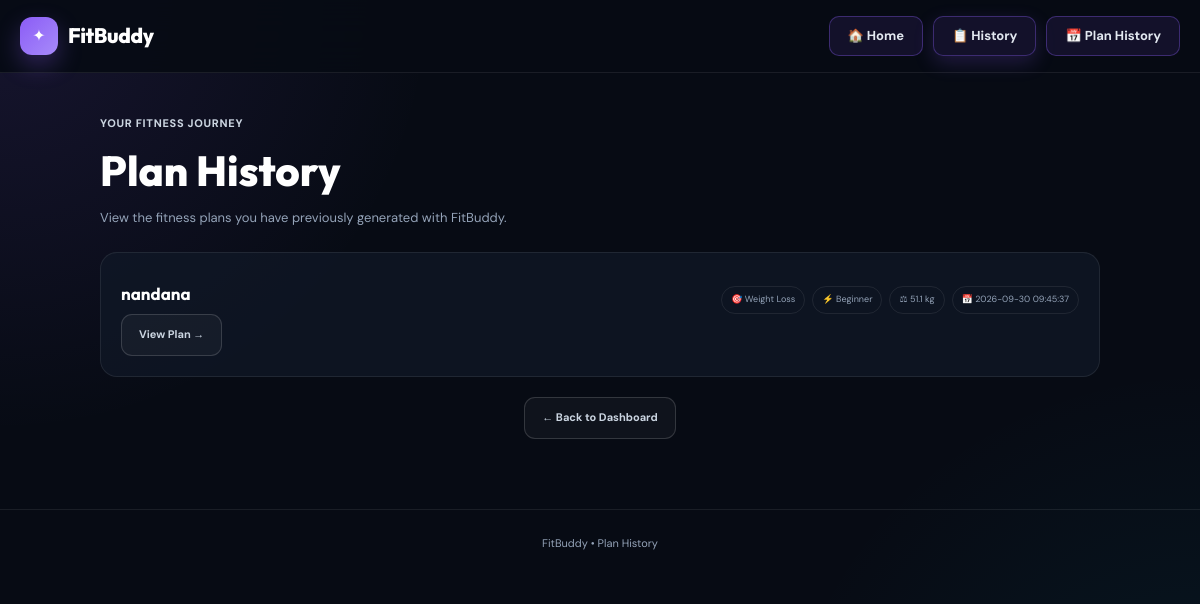
The app's page /history (signed in) with its own data.
### tables this page shows
CREATE TABLE plans (

            id INTEGER PRIMARY KEY AUTOINCREMENT,

            user_id INTEGER NOT NULL,

            profile_id INTEGER NOT NULL,

            workout_plan TEXT NOT NULL,

            nutrition_tips TEXT NOT NULL,

            created_at TEXT NOT NULL,

            FOREIGN KEY (user_id)
            REFERENCES users(id),

            FOREIGN KEY (profile_id)
            REFERENCES fitness_profiles(id)

        );

CREATE TABLE users (
        id INTEGER PRIMARY KEY AUTOINCREMENT,
        name TEXT NOT NULL,
        email TEXT UNIQUE NOT NULL,
        password TEXT NOT NULL,
        role TEXT NOT NULL DEFAULT 'user',
        created_at TEXT NOT NULL
    );

CREATE TABLE fitness_profiles (

            id INTEGER PRIMARY KEY AUTOINCREMENT,

            user_id INTEGER NOT NULL,

            age INTEGER NOT NULL,

            gender TEXT NOT NULL,

            height REAL NOT NULL,

            weight REAL NOT NULL,

            goal TEXT NOT NULL,

            level TEXT NOT NULL,

            created_at TEXT NOT NULL,

            FOREIGN KEY (user_id)
            REFERENCES users(id)

        );

### app.py (the view)
@app.route("/history")
def history():
    if "user_id" not in session:
        return redirect(
            url_for("login")
        )
    if session.get("role") != "user":
        return redirect(
            url_for("admin")
        )
    user_id = session["user_id"]
    conn = get_db()
    plans = conn.execute(
        """
        SELECT

            plans.id AS plan_id,

            users.name,

            plans.created_at,

            fitness_profiles.age,

            fitness_profiles.weight,

            fitness_profiles.goal,

            fitness_profiles.level

        FROM plans

        JOIN fitness_profiles

        ON plans.profile_id =
           fitness_profiles.id

        JOIN users

        ON plans.user_id = users.id

        WHERE plans.user_id = ?

        ORDER BY plans.id DESC
        """,
        (user_id,)
    ).fetchall()
    conn.close()
    return render_template(
        "history.html",
        plans=plans
    )

### app.py (called while the page is built)
def get_db():
    conn = sqlite3.connect(DATABASE)
    conn.row_factory = sqlite3.Row
    return conn

### templates/history.html (shortened to what this page needs)
<!DOCTYPE html>
<html lang="en">
<head>
    <link rel="stylesheet"
          href="{{ url_for('static', filename='css/style.css') }}">
</head>
<body class="history-page">
<div class="app-shell">
    <nav class="dashboard-nav">
    <div class="dashboard-nav-inner">
        <a href="{{ url_for('dashboard') }}" class="dashboard-brand">
            <span class="brand-icon">✦</span>
            <span class="brand">FitBuddy</span>
        </a>
        <div class="dashboard-nav-right">
            <a href="{{ url_for('dashboard') }}" class="nav-button">
                🏠 Home
            </a>
            <a href="{{ url_for('history') }}" class="nav-button active">
                📋 History
            </a>
            <a href="{{ url_for('history') }}" class="nav-button">
                📅 Plan History
            </a>
        </div>
    </div>
</nav>
    <main>
        <section class="page-header">
            <span class="mini-label">
                YOUR FITNESS JOURNEY
            </span>
            <h1>
                Plan History
            </h1>
            <p>
                View the fitness plans you have previously
                generated with FitBuddy.
            </p>
        </section>
        <section class="history-list">
            {% if plans %}
                {% for plan in plans %}
                <div class="history-card">
                    <div class="history-main">
                        <h3>
                            {{ plan["name"] }}
                        </h3>
                        <div class="history-meta">
                            <span>
                                🎯
                                {{ plan["goal"].replace("_", " ").title() }}
                            </span>
                            <span>
                                ⚡
                                {{ plan["level"].title() }}
                            </span>
                            <span>
                                ⚖
                                {{ plan["weight"] }} kg
                            </span>
                            <span>
                                📅
                                {{ plan["created_at"] }}
                            </span>
                        </div>
                    </div>
                    <a
                        href="{{ url_for(
                            'result',
                            plan_id=plan['plan_id']
                        ) }}"
                        class="small-btn"
                    >
                        View Plan →
                    </a>
                </div>
                {% endfor %}
            {% endif %}
        </section>
        <div class="history-back">
            <a
                href="{{ url_for('dashboard') }}"
                class="small-btn"
            >
                ← Back to Dashboard
            </a>
        </div>
    </main>
    <footer class="footer">
        <span>
            FitBuddy
        </span>
        <span>
            •
        </span>
        <span>
            Plan History
        </span>
    </footer>
</div>
</body>
</html>

### records on screen
plans: name "nandana", goal.replace "Weight Loss", level "Beginner", weight "51.1", created_at "2026-09-30 09:45:37"
